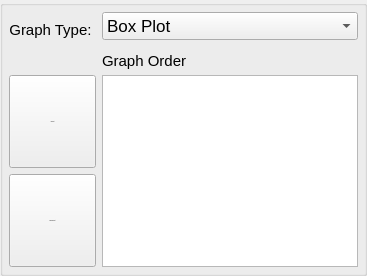
            <widget class="QGroupBox" name="groupBox">
             <property name="sizePolicy">
              <sizepolicy hsizetype="Minimum" vsizetype="Fixed">
               <horstretch>0</horstretch>
               <verstretch>0</verstretch>
              </sizepolicy>
             </property>
             <layout class="QGridLayout" name="widget_graph_visualizer_scroll_area_2_contents_grid_layout_2">
              <property name="leftMargin">
               <number>6</number>
              </property>
              <property name="topMargin">
               <number>6</number>
              </property>
              <property name="rightMargin">
               <number>6</number>
              </property>
              <property name="bottomMargin">
               <number>6</number>
              </property>
              <property name="spacing">
               <number>6</number>
              </property>
              <item row="1" column="1" colspan="3">
               <widget class="QLabel" name="pg2_graph_order">
                <property name="minimumSize">
                 <size>
                  <width>0</width>
                  <height>23</height>
                 </size>
                </property>
                <property name="maximumSize">
                 <size>
                  <width>16777215</width>
                  <height>10</height>
                 </size>
                </property>
                <property name="font">
                 <font>
                  <pointsize>11</pointsize>
                 </font>
                </property>
                <property name="text">
                 <string>Graph Order</string>
                </property>
                <property name="alignment">
                 <set>Qt::AlignLeading|Qt::AlignLeft|Qt::AlignTop</set>
                </property>
               </widget>
              </item>
              <item row="2" column="0">
               <widget class="QPushButton" name="buttonplot_7">
                <property name="sizePolicy">
                 <sizepolicy hsizetype="Minimum" vsizetype="Minimum">
                  <horstretch>0</horstretch>
                  <verstretch>0</verstretch>
                 </sizepolicy>
                </property>
                <property name="minimumSize">
                 <size>
                  <width>50</width>
                  <height>0</height>
                 </size>
                </property>
                <property name="font">
                 <font>
                  <pointsize>-1</pointsize>
                 </font>
                </property>
                <property name="text">
                 <string>Add Plot</string>
                </property>
               </widget>
              </item>
              <item row="3" column="0">
               <widget class="QPushButton" name="buttonplot_8">
                <property name="sizePolicy">
                 <sizepolicy hsizetype="Minimum" vsizetype="Minimum">
                  <horstretch>0</horstretch>
                  <verstretch>0</verstretch>
                 </sizepolicy>
                </property>
                <property name="minimumSize">
                 <size>
                  <width>50</width>
                  <height>0</height>
                 </size>
                </property>
                <property name="font">
                 <font>
                  <pointsize>-1</pointsize>
                 </font>
                </property>
                <property name="text">
                 <string>Remove Plot</string>
                </property>
               </widget>
              </item>
              <item row="2" column="1" rowspan="2" colspan="3">
               <widget class="QListView" name="listView_2"/>
              </item>
              <item row="0" column="1" colspan="3">
               <widget class="QComboBox" name="pg2_graph_type_comboBox">
                <property name="font">
                 <font>
                  <pointsize>13</pointsize>
                 </font>
                </property>
                <item>
                 <property name="text">
                  <string>Box Plot</string>
                 </property>
                </item>
                <item>
                 <property name="text">
                  <string>Bar Plot</string>
                 </property>
                </item>
                <item>
                 <property name="text">
                  <string>Dot Plot</string>
                 </property>
                </item>
                <item>
                 <property name="text">
                  <string>Violin Plot</string>
                 </property>
                </item>
                <item>
                 <property name="text">
                  <string>Histogram Pot</string>
                 </property>
                </item>
                <item>
                 <property name="text">
                  <string>Jitter Plot</string>
                 </property>
                </item>
                <item>
                 <property name="text">
                  <string>Density Plot</string>
                 </property>
                </item>
                <item>
                 <property name="text">
                  <string>Cross Bar Plot</string>
                 </property>
                </item>
               </widget>
              </item>
              <item row="0" column="0">
               <widget class="QLabel" name="pg2_graph_type">
                <property name="minimumSize">
                 <size>
                  <width>0</width>
                  <height>28</height>
                 </size>
                </property>
                <property name="maximumSize">
                 <size>
                  <width>16777215</width>
                  <height>10</height>
                 </size>
                </property>
                <property name="font">
                 <font>
                  <pointsize>11</pointsize>
                 </font>
                </property>
                <property name="frameShape">
                 <enum>QFrame::NoFrame</enum>
                </property>
                <property name="text">
                 <string>Graph Type: </string>
                </property>
                <property name="alignment">
                 <set>Qt::AlignHCenter|Qt::AlignTop</set>
                </property>
                <property name="margin">
                 <number>0</number>
                </property>
               </widget>
              </item>
             </layout>
            </widget>
